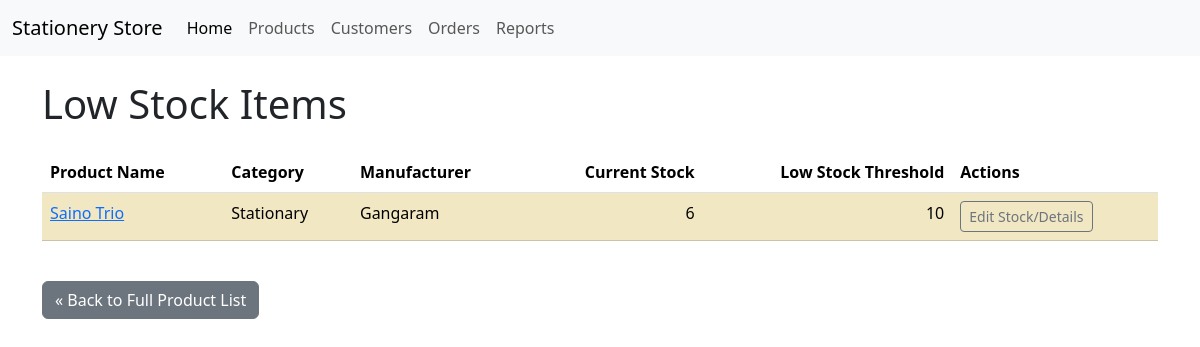
Page /inventory/low-stock/ on the committed database.
### inventory/models.py (models this page shows, shortened)
class Product(models.Model):
    category = models.ForeignKey(Category, related_name='products', on_delete=models.SET_NULL, null=True, blank=True)
    name = models.CharField(max_length=200)
    description = models.TextField(blank=True, null=True)
    selling_price = models.DecimalField(max_digits=10, decimal_places=2)
    cost_price = models.DecimalField(max_digits=10, decimal_places=2, null=True, blank=True)
    manufacturer = models.CharField(max_length=100, blank=True, null=True)
    stock_quantity = models.IntegerField(default=0)
    low_stock_threshold = models.PositiveIntegerField(default=5, help_text="Notify when stock reaches this level or lower.") # <-- ADD THIS LINE
    created_at = models.DateTimeField(auto_now_add=True)
    updated_at = models.DateTimeField(auto_now=True)

class Category(models.Model):
    name = models.CharField(max_length=100, unique=True) # Category name must be unique
    slug = models.SlugField(max_length=110, unique=True, blank=True) # URL-friendly version of name (auto-populated later)
    class Meta:
        ordering = ('name',) # Default order categories alphabetically by name
        verbose_name = 'category' # How it appears in admin (singular)
        verbose_name_plural = 'categories' # How it appears in admin (plural)

### inventory/views.py (the view)
# urls.py: path('low-stock/', views.low_stock_list_view, name='low_stock_list'), # <-- ADD THIS LINE
def low_stock_list_view(request):
    low_stock_products = Product.objects.filter(
        stock_quantity__lte=F('low_stock_threshold') # stock_quantity <= low_stock_threshold
    ).order_by('stock_quantity') # Order by quantity, lowest first
    context = {
        'low_stock_products': low_stock_products,
    }
    return render(request, 'inventory/low_stock_list.html', context)

### inventory/templates/inventory/low_stock_list.html (shortened to what this page needs)
{% extends "base.html" %}
{% block content %}
  <h1 class="mb-4">Low Stock Items</h1>
  {% if low_stock_products %}
    <div class="table-responsive">
      <table class="table table-striped table-hover">
        <thead>
          <tr>
            <th scope="col">Product Name</th>
            <th scope="col">Category</th>
            <th scope="col">Manufacturer</th>
            <th scope="col" class="text-end">Current Stock</th>
            <th scope="col" class="text-end">Low Stock Threshold</th>
            <th scope="col">Actions</th>
          </tr>
        </thead>
        <tbody>
          {% for product in low_stock_products %}
            <tr class="{% if product.stock_quantity <= 0 %}table-danger{% elif product.stock_quantity <= product.low_stock_threshold %}table-warning{% endif %}">
              <td>
                <a href="{% url 'inventory:product_detail' pk=product.pk %}">{{ product.name }}</a>
              </td>
              <td>{{ product.category.name|default:"N/A" }}</td>
              <td>{{ product.manufacturer|default:"N/A" }}</td>
              <td class="text-end">{{ product.stock_quantity }}</td>
              <td class="text-end">{{ product.low_stock_threshold }}</td>
              <td>
                <a href="{% url 'inventory:product_edit' pk=product.pk %}" class="btn btn-sm btn-outline-secondary">
                  Edit Stock/Details
                </a>
              </td>
            </tr>
          {% endfor %}
        </tbody>
      </table>
    </div>
  {% else %}
    <div class="alert alert-success" role="alert">
      No products are currently below their low stock threshold. Well done!
    </div>
  {% endif %}
  <div class="mt-4">
       <a href="{% url 'inventory:product_list' %}" class="btn btn-secondary"> « Back to Full Product List</a>
  </div>
{% endblock %}

### rows in the picture
Product: name "Saino Trio", category.name "Stationary", manufacturer "Gangaram", stock_quantity "6", low_stock_threshold "10"
